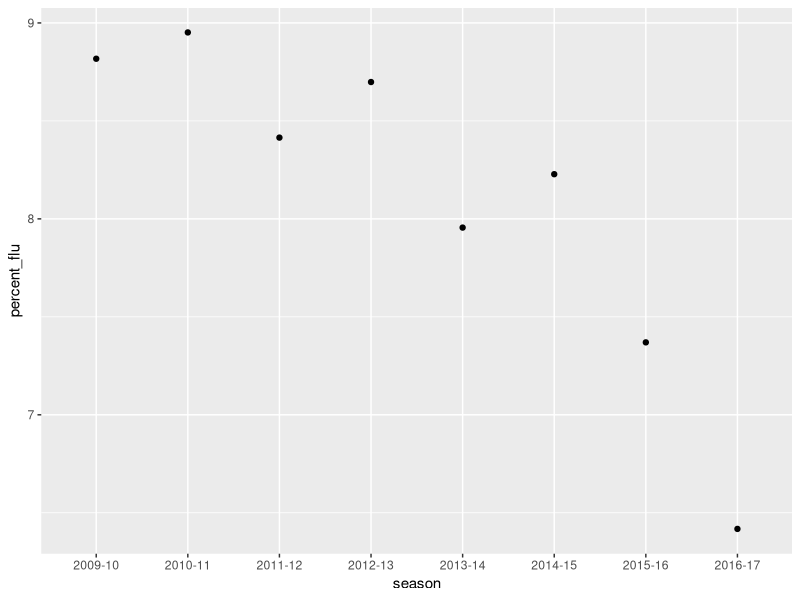

Source code (R):
## ---- chunk 1
#The dataset we are exploring has influenza and pneumonia deaths on a state and national level, over time. 

#We will be requiring knitr, dplyr, and ggplot2
#setwd('~/L1-Review/')
require(dplyr)
require(knitr)
require(ggplot2)

#Read in the dataset
deaths <- read.csv('flu_deaths.csv')

#Handle NA values
deaths[is.na(deaths)] <- 0

## ---- chunk 2

#Summary table
deaths_summary <- filter(deaths, geoid == "State", season == "2016-17") %>%
                  select(State, season, Deaths.from.pneumonia.and.influenza) %>%
                  group_by(State, season) %>%
                  summarize(num_deaths = sum(Deaths.from.pneumonia.and.influenza)) %>%
                  select(State, num_deaths) %>%
                  arrange(desc(num_deaths))

kable(deaths_summary) #makes table pretty

## ---- chunk 3

#Plot
deaths_plot <- filter(deaths, geoid == "National", age == "65 years and older") %>%
               select(geoid, age, season, Deaths.from.pneumonia.and.influenza, All.Deaths) %>%
               group_by(season) %>%
               summarize(flu_deaths = sum(Deaths.from.pneumonia.and.influenza), 
                         total_deaths = sum(All.Deaths), 
                         percent_flu = (flu_deaths / total_deaths * 100))

p <- ggplot(deaths_plot, aes(season, percent_flu))
p + geom_point() # need this in RMD

